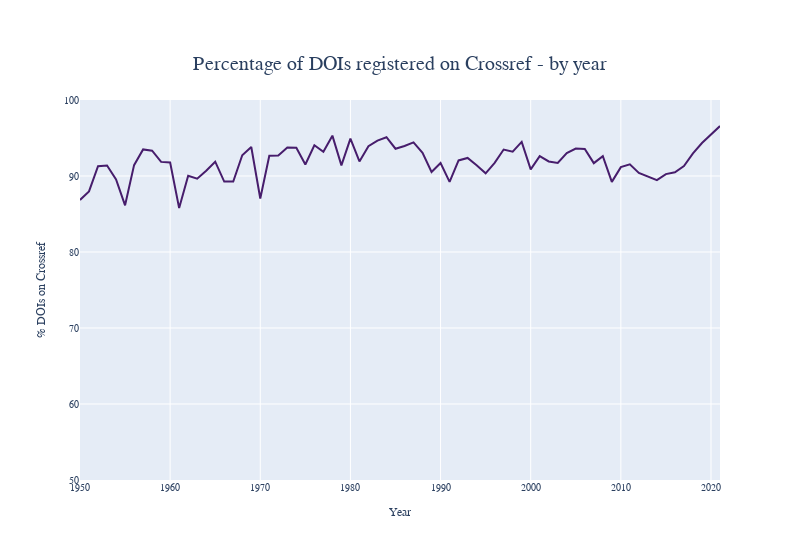

This figure's notebook cell:
### Code cell
frame7 = frame.copy()
frame7 = frame7.apply(lambda x: pd.to_numeric(x, errors='coerce'))
frame7 = frame7[(frame7.year >= 1950)&(frame7.year < 2022)]
frame7 = frame7.groupby('year').sum()
frame7['perc_cr'] = (frame7['on-crossref']/frame7['doi-num'])*100
# fig = px.bar(frame,x=frame.index,y='perc_cr')
fig = px.line(frame7,x=frame7.index,y='perc_cr', width=800,
 labels={ "year": "Year", "perc_cr": "% DOIs on Crossref" },
 title="Percentage of DOIs registered on Crossref - by year")
fig.update_yaxes(range=[50, 100])
fig.update_traces( line_color='#471D6C', line_width=2)
fig.update_layout(
    font_family="sans-serif",
    title_font_size=20,
    font_size=10,
    title = {'xanchor': 'center', 'y':0.9,'x':0.5},
)
fig.show()

### Figure 1 — Plotly figure (JSON) as saved in the notebook; plotly's stock layout.template omitted (floating-point values rounded to 4 significant figures)
{"data": [{"hovertemplate": "Year=%{x}<br>% DOIs on Crossref=%{y}<extra></extra>", "legendgroup": "", "line": {"color": "#471D6C", "dash": "solid", "width": 2}, "marker": {"symbol": "circle"}, "mode": "lines", "name": "", "orientation": "v", "showlegend": false, "type": "scatter", "x": [1950, 1951, 1952, 1953, 1954, 1955, 1956, 1957, 1958, 1959, 1960, 1961, 1962, 1963, 1964, 1965, 1966, 1967, 1968, 1969, 1970, 1971, 1972, 1973, 1974, 1975, 1976, 1977, 1978, 1979, 1980, 1981, 1982, 1983, 1984, 1985, 1986, 1987, 1988, 1989, 1990, 1991, 1992, 1993, 1994, 1995, 1996, 1997, 1998, 1999, 2000, 2001, 2002, 2003, 2004, 2005, 2006, 2007, 2008, 2009, 2010, 2011, 2012, 2013, 2014, 2015, 2016, 2017, 2018, 2019, 2020, 2021], "xaxis": "x", "y": [86.85, 87.97, 91.28, 91.38, 89.56, 86.14, 91.43, 93.5, 93.33, 91.86, 91.77, 85.78, 90.02, 89.65, 90.69, 91.89, 89.27, 89.27, 92.72, 93.81, 87.04, 92.67, 92.7, 93.74, 93.7, 91.52, 94.04, 93.2, 95.31, 91.4, 94.92, 91.92, 93.92, 94.66, 95.1, 93.59, 93.95, 94.42, 93.05, 90.53, 91.7, 89.23, 92.05, 92.38, 91.43, 90.36, 91.73, 93.49, 93.21, 94.48, 90.87, 92.62, 91.92, 91.73, 93.02, 93.62, 93.56, 91.69, 92.62, 89.23, 91.17, 91.54, 90.41, 89.98, 89.45, 90.25, 90.49, 91.31, 92.97, 94.34, 95.41, 96.57], "yaxis": "y"}], "layout": {"font": {"family": "sans-serif", "size": 10}, "legend": {"tracegroupgap": 0}, "title": {"font": {"size": 20}, "text": "Percentage of DOIs registered on Crossref - by year", "x": 0.5, "xanchor": "center", "y": 0.9}, "width": 800, "xaxis": {"anchor": "y", "domain": [0, 1], "title": {"text": "Year"}}, "yaxis": {"anchor": "x", "domain": [0, 1], "range": [50, 100], "title": {"text": "% DOIs on Crossref"}}}}
